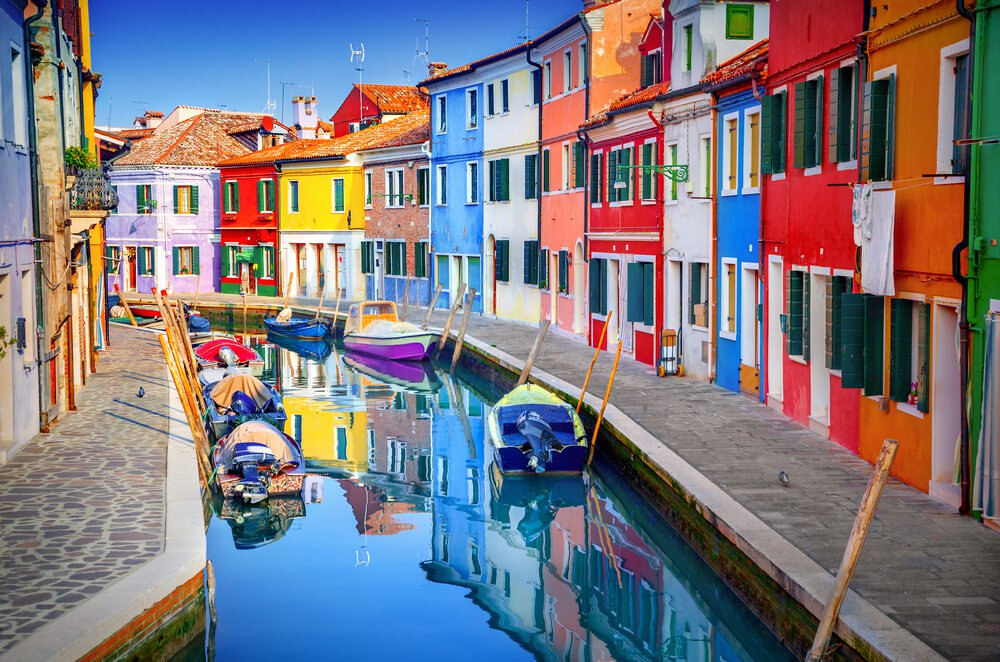
#> input picture MINI_OpenCV_projects/Color detection/colorpic.jpg, 1000 x 662 px, given in place of the camera
$ python Color_filtering_bitwise_webcam.py
#> lines starting #> are read from the running program, lines starting #| are printed output that depends on the picture; after the words box and inside, x2 and y2 are one past the last pixel; in counts of white or black regions, pixels touching at a corner belong together
from platform import release
from unittest import result
import cv2
import numpy as np
from sympy import re

cam = cv2.VideoCapture(0)

while True:
    ret, frame = cam.read()
#> frame is the input picture: shape (662, 1000, 3); mean B, G, R 127.2, 120.1, 124.8

    hsv = cv2.cvtColor(frame, cv2.COLOR_BGR2HSV)
#> hsv: shape (662, 1000, 3); mean H, S, V 79.1, 119.9, 163.6

    lower_range = np.array([110, 50, 50])
    upper_range = np.array([130, 255, 255])

    mask = cv2.inRange(hsv, lower_range, upper_range)
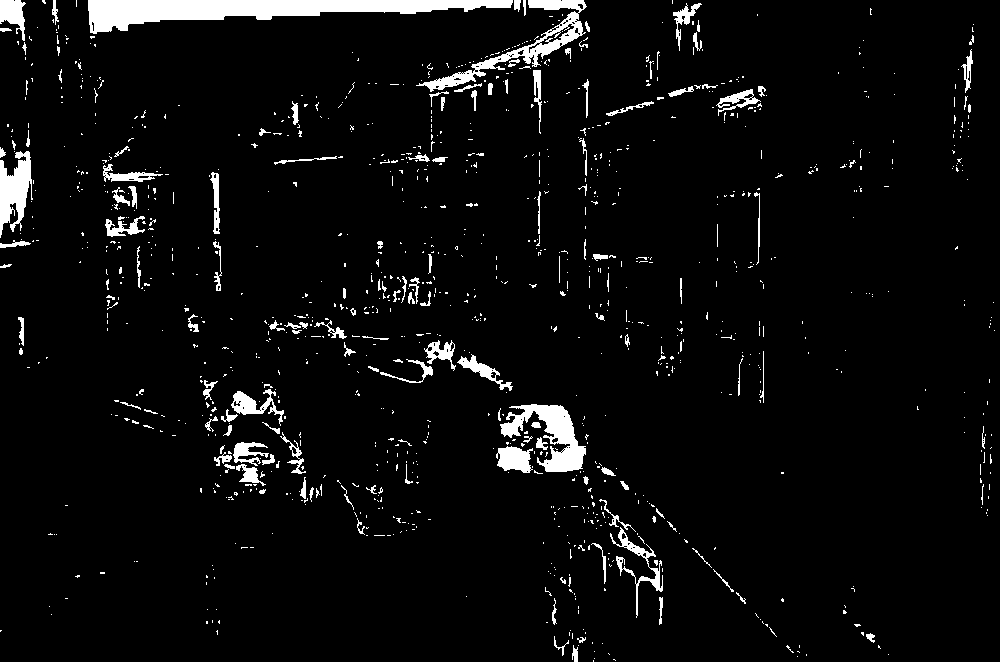
#> mask: shape (662, 1000); 4.7% white; 1149 white regions (1000 under 20 px), largest, box (x1, y1, x2, y2) and area: (88, 0, 513, 34) 6888, (500, 404, 586, 472) 2497, (416, 0, 587, 92) 2493
    result = cv2.bitwise_and(frame, frame, mask=mask)
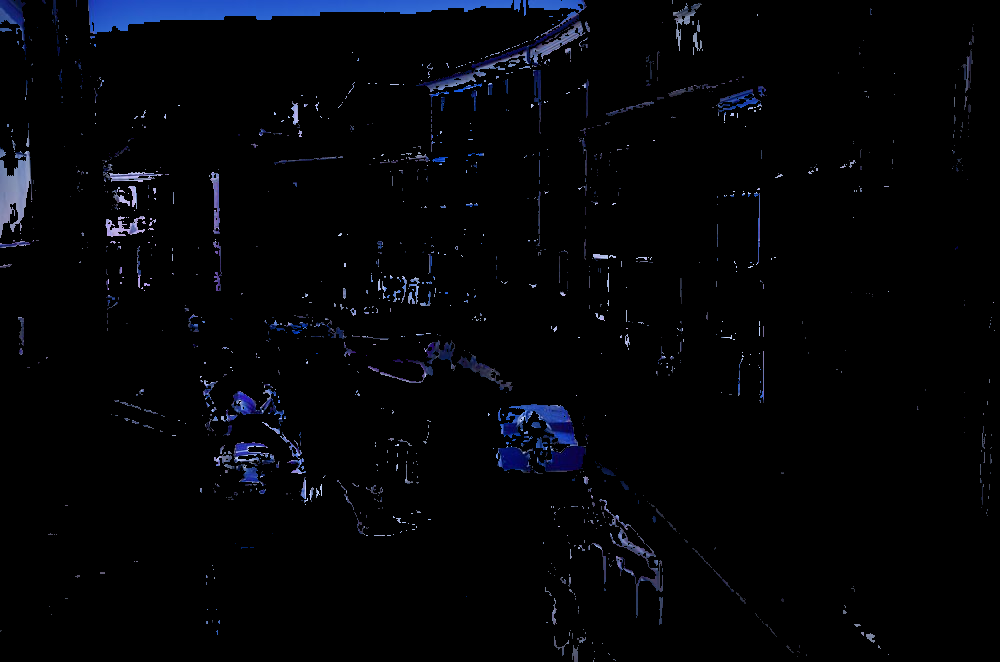
#> result: shape (662, 1000, 3); mean B, G, R 7.1, 4, 3.1
    cv2.imshow('show', mask)
    cv2.imshow('result', result)

    if cv2.waitKey(1) == 13:
#> (key Esc is pressed here)
        break

cam.release()
cv2.destroyAllWindows()

$ run again, on MINI_OpenCV_projects/Color detection/nick.jpg
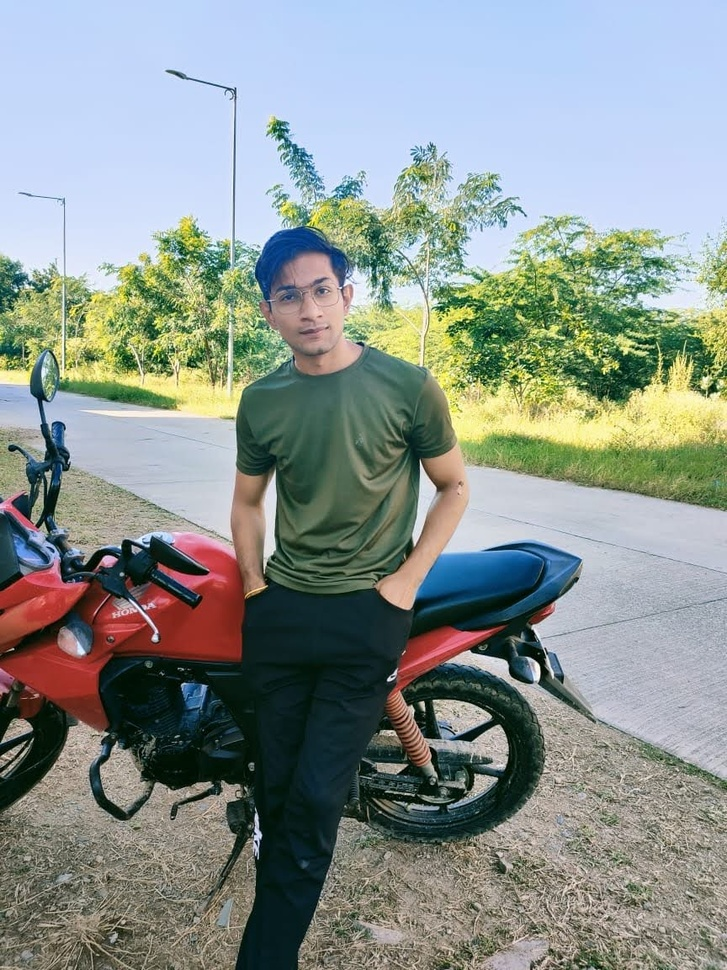
#> input picture MINI_OpenCV_projects/Color detection/nick.jpg, 727 x 970 px, shrunk from 864 x 1152 before the run, given in place of the camera
#> frame is the input picture: shape (970, 727, 3); mean B, G, R 142.3, 147.2, 138.1
#> hsv: shape (970, 727, 3); mean H, S, V 70.4, 81.4, 163
#> `mask = cv2.inRange(hsv, lower_range, upper_range)`:
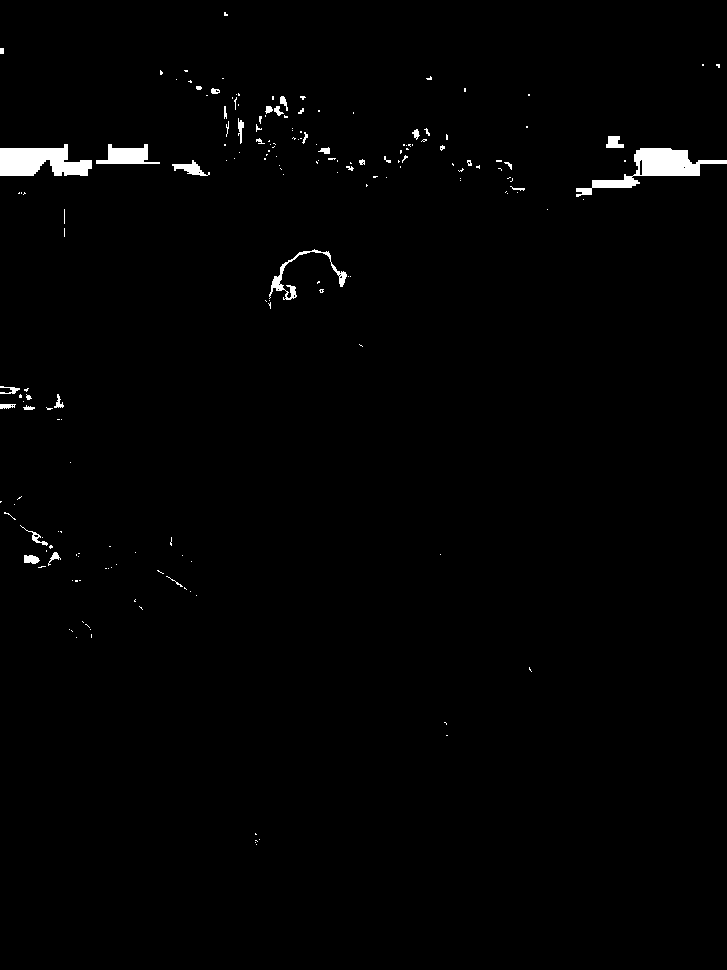
#> mask: shape (970, 727); 1.1% white; 187 white regions (151 under 20 px), largest, box (x1, y1, x2, y2) and area: (576, 148, 727, 197) 2180, (0, 144, 92, 176) 2035, (96, 144, 160, 164) 736
